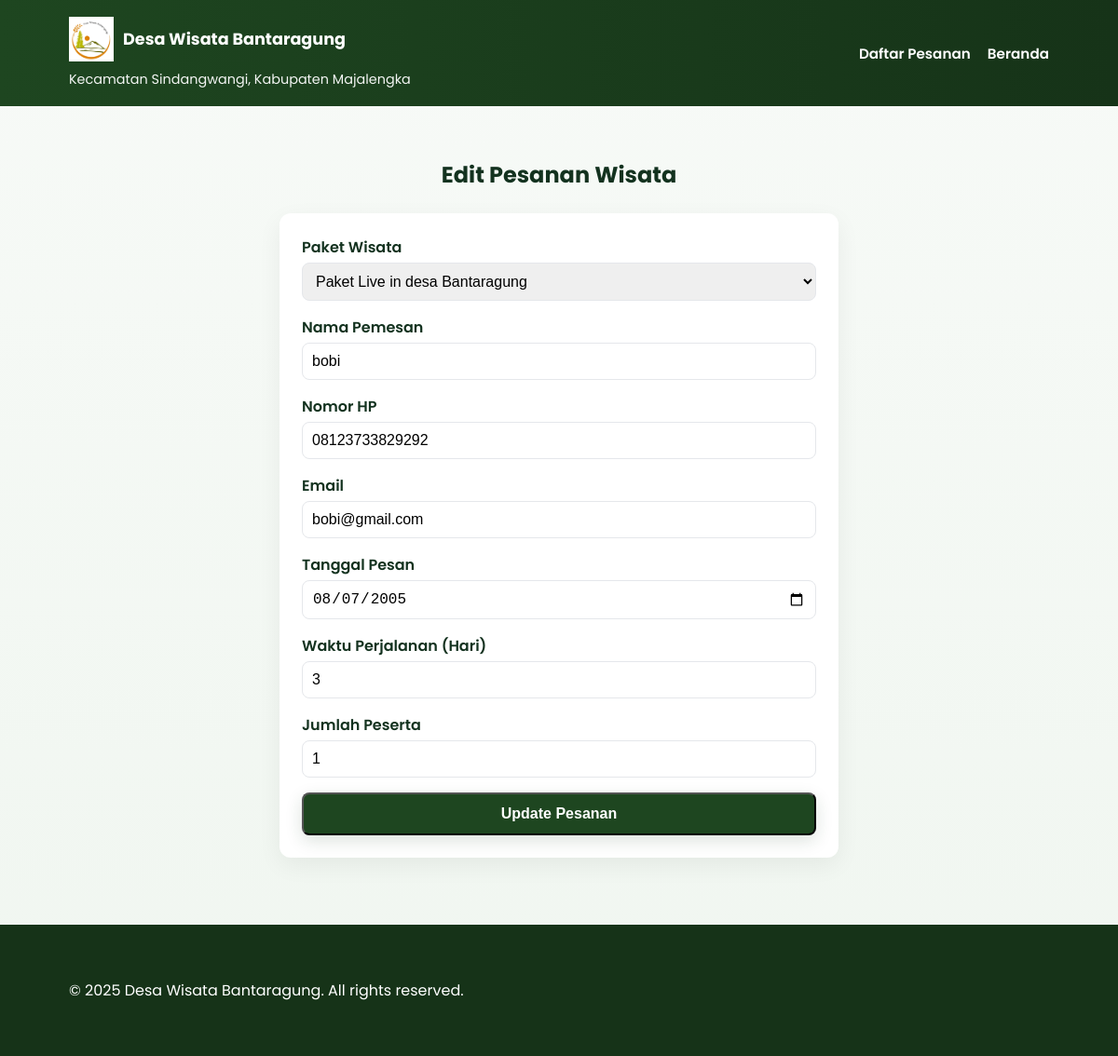
The app's page /edit_pesanan.php?id=3 with its own data.
### tables this page shows
CREATE TABLE `pesanan` (
  `id` int(11) NOT NULL,
  `nama` varchar(100) NOT NULL,
  `hp` varchar(20) NOT NULL,
  `email` varchar(100) DEFAULT NULL,
  `tanggal` date NOT NULL,
  `hari` int(11) NOT NULL,
  `peserta` int(11) NOT NULL,
  `paket` varchar(255) NOT NULL,
  `penginapan` int(11) DEFAULT 0,
  `transportasi` int(11) DEFAULT 0,
  `makan` int(11) DEFAULT 0,
  `harga_paket` int(11) NOT NULL,
  `total` int(11) NOT NULL
);

### edit_pesanan.php (the view, shortened to what this page needs)
<?php
include 'koneksi.php';
$id = $_GET['id'];
$data = mysqli_query($conn, "SELECT * FROM pesanan WHERE id='$id'");
$d = mysqli_fetch_array($data);
?>
<!DOCTYPE html>
<html lang="id">
<head>
    <link rel="stylesheet" href="style.css">
</head>
<body class="site-font">
    <header class="header">
        <div class="container header-inner">
            <div>
                <a href="index.php" class="brand-link" aria-label="Beranda Desa Wisata Bantaragung">
                    <img src="images/logo.png" alt="Logo Desa Wisata Bantaragung" class="site-logo">
                <span class="brand-text">Desa Wisata Bantaragung</span>
</a>
                <p class="tagline">Kecamatan Sindangwangi, Kabupaten Majalengka</p>
            </div>
            <nav class="navbar" aria-label="Main navigation">
                <ul id="nav-list">
                    <li><a href="modifikasi_pesanan.php">Daftar Pesanan</a></li>
                    <li><a href="index.php">Beranda</a></li>
                </ul>
            </nav>
        </div>
    </header>
    <main>
        <section class="container" style="padding: 36px 0;">
            <h2 style="text-align: center; margin-bottom: 24px;">Edit Pesanan Wisata</h2>
            <div class="form-container">
                <form action="proses_edit.php" method="POST">
                    <div class="form-group">
                        <label for="paket">Paket Wisata</label>
                        <select name="paket" id="paket">
                            <option value="Paket Live in desa Bantaragung" <?= (isset($d['paket']) && $d['paket'] == 'Paket Live in desa Bantaragung') ? 'selected' : ''; ?>>Paket Live in desa Bantaragung</option>
                        </select>
                    </div>
                    <div class="form-group">
                        <label for="nama">Nama Pemesan</label>
                        <input type="text" name="nama" id="nama" value="<?= $d['nama']; ?>" required>
                    </div>
                    <div class="form-group">
                        <label for="hp">Nomor HP</label>
                        <input type="tel" name="hp" id="hp" value="<?= $d['hp']; ?>" required>
                    </div>
                    <div class="form-group">
                        <label for="email">Email</label>
                        <input type="email" name="email" id="email" value="<?= isset($d['email']) ? $d['email'] : ''; ?>" required>
                    </div>
                    <div class="form-group">
                        <label for="tanggal">Tanggal Pesan</label>
                        <input type="date" name="tanggal" id="tanggal" value="<?= $d['tanggal']; ?>" required>
                    </div>
                    <div class="form-group">
                        <label for="hari">Waktu Perjalanan (Hari)</label>
                        <input type="number" name="hari" id="hari" value="<?= $d['hari']; ?>" min="1" required>
                    </div>
                    <div class="form-group">
                        <label for="peserta">Jumlah Peserta</label>
                        <input type="number" name="peserta" id="peserta" value="<?= $d['peserta']; ?>" min="1" required>
                    </div>
                    <button type="submit" class="btn primary" style="width: 100%; padding: 12px; font-size: 16px;">Update Pesanan</button>
                </form>
            </div>
        </section>
    </main>
    <footer class="footer">
        <div class="container">
            <p>&copy; 2025 Desa Wisata Bantaragung. All rights reserved.</p>
        </div>
    </footer>
</body>
</html>

### style.css (style rules this page uses)
:root { --green-700: #163318; --green-800: #1e4620; --muted: #6b7280; --card-bg: #ffffff; --radius: 12px; }
* { box-sizing:border-box }
body { margin:0; background: linear-gradient(180deg,#f7faf7 0%, #f0f6f0 100%); color:#13321f; -webkit-font-smoothing:antialiased; -moz-osx-font-smoothing:grayscale; }
.container { max-width:1100px;margin:0 auto;padding:24px }
.header { background:linear-gradient(90deg,var(--green-800),var(--green-700));color:#fff }
.header-inner { display:flex;align-items:center;justify-content:space-between;padding:18px 24px }
.tagline { margin:2px 0 0;font-size:0.9rem;opacity:0.95 }
.brand-link { display: inline-flex; align-items: center; gap: 10px; text-decoration: none; color: inherit; }
.site-logo { height: 48px; width: auto; display: inline-block; vertical-align: middle; }
.brand-text { font-weight: 700; font-size: 1.1rem; }
.navbar { display:flex;align-items:center }
.navbar #nav-list { display:flex;gap:18px;list-style:none;margin:0;padding:0 }
.navbar a { color:#fff;text-decoration:none;font-weight:600;font-size:0.95rem }
.btn { display:inline-block;padding:10px 18px;border-radius:8px;text-decoration:none }
.btn.primary { background:var(--green-800);color:#fff;font-weight:600;box-shadow:0 6px 18px rgba(30,70,32,0.15) }
.footer { background:var(--green-700);color:#fff;padding:18px 0;margin-top:36px }
.footer .container { display:flex;justify-content:space-between;align-items:center;gap:12px }

### edit_pesanan.php (style rules this page uses)
.site-font { font-family: Poppins, Arial, sans-serif; }
.form-container { max-width: 600px; margin: 0 auto; background: var(--card-bg); padding: 24px; border-radius: 12px; box-shadow: 0 8px 26px rgba(5,25,10,0.06); }
.form-group { margin-bottom: 16px; }
label { display: block; margin-bottom: 4px; font-weight: 600; }
input, select { width: 100%; padding: 10px; border: 1px solid #e5e7eb; border-radius: 8px; font-size: 16px; }

### records on screen
pesanan: paket "Paket Live in desa Bantaragung", nama "bobi", hp "08123733829292", email "bobi@gmail.com", tanggal "08/07/2005", hari "3", peserta "1"
